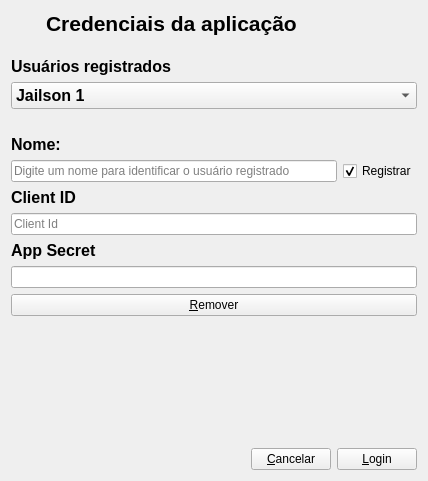
<?xml version="1.0" encoding="UTF-8"?>
<ui version="4.0">
 <class>Login</class>
 <widget class="QWidget" name="Login">
  <property name="geometry">
   <rect>
    <x>0</x>
    <y>0</y>
    <width>428</width>
    <height>481</height>
   </rect>
  </property>
  <property name="sizePolicy">
   <sizepolicy hsizetype="Fixed" vsizetype="Fixed">
    <horstretch>0</horstretch>
    <verstretch>0</verstretch>
   </sizepolicy>
  </property>
  <property name="maximumSize">
   <size>
    <width>500</width>
    <height>700</height>
   </size>
  </property>
  <property name="windowTitle">
   <string>Form</string>
  </property>
  <layout class="QVBoxLayout" name="verticalLayout_4">
   <item>
    <layout class="QVBoxLayout" name="verticalLayout_3">
     <item>
      <layout class="QVBoxLayout" name="verticalLayout_2">
       <item>
        <layout class="QHBoxLayout" name="layTitulo">
         <property name="spacing">
          <number>3</number>
         </property>
         <property name="sizeConstraint">
          <enum>QLayout::SetDefaultConstraint</enum>
         </property>
         <item>
          <widget class="QLabel" name="lblIconUsers">
           <property name="maximumSize">
            <size>
             <width>32</width>
             <height>32</height>
            </size>
           </property>
           <property name="text">
            <string/>
           </property>
           <property name="pixmap">
            <pixmap resource="icons.qrc">:/resources/images/png/user.png</pixmap>
           </property>
           <property name="scaledContents">
            <bool>false</bool>
           </property>
          </widget>
         </item>
         <item>
          <widget class="QLabel" name="lblLogin">
           <property name="font">
            <font>
             <pointsize>16</pointsize>
             <weight>75</weight>
             <bold>true</bold>
            </font>
           </property>
           <property name="text">
            <string>Credenciais da aplicação</string>
           </property>
          </widget>
         </item>
        </layout>
       </item>
       <item>
        <spacer name="verticalSpacer">
         <property name="orientation">
          <enum>Qt::Vertical</enum>
         </property>
         <property name="sizeType">
          <enum>QSizePolicy::Fixed</enum>
         </property>
         <property name="sizeHint" stdset="0">
          <size>
           <width>13</width>
           <height>15</height>
          </size>
         </property>
        </spacer>
       </item>
       <item>
        <layout class="QVBoxLayout" name="layUsers">
         <item>
          <widget class="QLabel" name="lblUsers">
           <property name="font">
            <font>
             <pointsize>12</pointsize>
             <weight>75</weight>
             <bold>true</bold>
            </font>
           </property>
           <property name="text">
            <string>Usuários registrados</string>
           </property>
          </widget>
         </item>
         <item>
          <widget class="QComboBox" name="cmbUsuarios">
           <property name="font">
            <font>
             <pointsize>12</pointsize>
             <weight>75</weight>
             <bold>true</bold>
            </font>
           </property>
           <item>
            <property name="text">
             <string>Jailson 1</string>
            </property>
           </item>
           <item>
            <property name="text">
             <string>Jailson 2</string>
            </property>
           </item>
          </widget>
         </item>
        </layout>
       </item>
       <item>
        <spacer name="verticalSpacer_2">
         <property name="orientation">
          <enum>Qt::Vertical</enum>
         </property>
         <property name="sizeType">
          <enum>QSizePolicy::Fixed</enum>
         </property>
         <property name="sizeHint" stdset="0">
          <size>
           <width>20</width>
           <height>20</height>
          </size>
         </property>
        </spacer>
       </item>
       <item>
        <layout class="QVBoxLayout" name="verticalLayout">
         <item>
          <widget class="QLabel" name="lblUsers_2">
           <property name="font">
            <font>
             <pointsize>12</pointsize>
             <weight>75</weight>
             <bold>true</bold>
            </font>
           </property>
           <property name="text">
            <string>Nome:</string>
           </property>
          </widget>
         </item>
         <item>
          <layout class="QHBoxLayout" name="horizontalLayout">
           <item>
            <widget class="QLineEdit" name="edtNome">
             <property name="maxLength">
              <number>20</number>
             </property>
             <property name="placeholderText">
              <string>Digite um nome para identificar o usuário registrado</string>
             </property>
             <property name="clearButtonEnabled">
              <bool>true</bool>
             </property>
            </widget>
           </item>
           <item>
            <widget class="QCheckBox" name="chkRegistrar">
             <property name="text">
              <string>Registrar</string>
             </property>
             <property name="checked">
              <bool>true</bool>
             </property>
            </widget>
           </item>
          </layout>
         </item>
        </layout>
       </item>
       <item>
        <layout class="QVBoxLayout" name="layUser">
         <item>
          <widget class="QLabel" name="lblUser">
           <property name="font">
            <font>
             <pointsize>12</pointsize>
             <weight>75</weight>
             <bold>true</bold>
            </font>
           </property>
           <property name="text">
            <string>Client ID</string>
           </property>
          </widget>
         </item>
         <item>
          <widget class="QLineEdit" name="edtUsuario">
           <property name="maxLength">
            <number>100</number>
           </property>
           <property name="placeholderText">
            <string>Client Id</string>
           </property>
           <property name="clearButtonEnabled">
            <bool>true</bool>
           </property>
          </widget>
         </item>
        </layout>
       </item>
       <item>
        <layout class="QVBoxLayout" name="laySenha">
         <item>
          <widget class="QLabel" name="lblSenha">
           <property name="font">
            <font>
             <pointsize>12</pointsize>
             <weight>75</weight>
             <bold>true</bold>
            </font>
           </property>
           <property name="text">
            <string>App Secret</string>
           </property>
          </widget>
         </item>
         <item>
          <widget class="QLineEdit" name="edtSecret">
           <property name="maxLength">
            <number>100</number>
           </property>
           <property name="clearButtonEnabled">
            <bool>true</bool>
           </property>
          </widget>
         </item>
        </layout>
       </item>
      </layout>
     </item>
     <item>
      <widget class="QPushButton" name="btnRemove">
       <property name="text">
        <string>&amp;Remover</string>
       </property>
      </widget>
     </item>
     <item>
      <spacer name="verticalSpacer_3">
       <property name="orientation">
        <enum>Qt::Vertical</enum>
       </property>
       <property name="sizeHint" stdset="0">
        <size>
         <width>20</width>
         <height>40</height>
        </size>
       </property>
      </spacer>
     </item>
     <item>
      <layout class="QHBoxLayout" name="horizontalLayout_2">
       <item>
        <spacer name="horizontalSpacer">
         <property name="orientation">
          <enum>Qt::Horizontal</enum>
         </property>
         <property name="sizeHint" stdset="0">
          <size>
           <width>40</width>
           <height>20</height>
          </size>
         </property>
        </spacer>
       </item>
       <item>
        <widget class="QPushButton" name="btnCancelar">
         <property name="text">
          <string>&amp;Cancelar</string>
         </property>
         <property name="shortcut">
          <string>Alt+C</string>
         </property>
        </widget>
       </item>
       <item>
        <widget class="QPushButton" name="btnLogin">
         <property name="text">
          <string>&amp;Login</string>
         </property>
        </widget>
       </item>
      </layout>
     </item>
    </layout>
   </item>
  </layout>
 </widget>
 <resources>
  <include location="icons.qrc"/>
 </resources>
 <connections/>
</ui>
